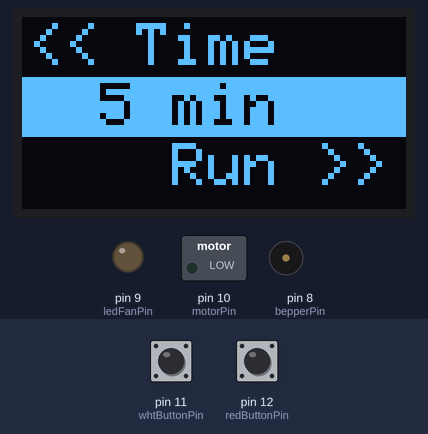
This program was run on a simulated Arduino Uno, built with avr-gcc and run on an emulated ATmega328P. Parts: 128×64 one-colour display, switched loads named in the program (green lamp = pin HIGH), output pins drawn as LEDs (lit = HIGH), buzzer (waves = sounding). The test bench sets the inputs (shaded band); at power-on: pin 12 (redButtonPin) HIGH, pin 11 (whtButtonPin) HIGH. The display library's start-up logo is not drawn.

Above: at 3.2 s.
3.3 s: pin 12 (redButtonPin) pulled LOW for 0.15 s
At 4.2 s:
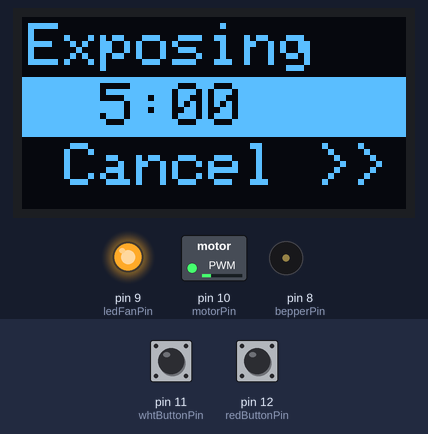
6.4 s: pin 12 (redButtonPin) pulled LOW for 1 s
At 8.7 s:
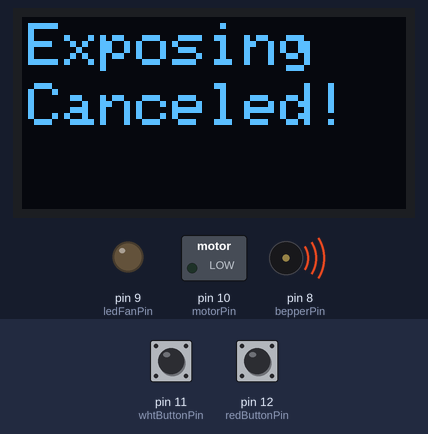
15.5 s: pin 11 (whtButtonPin) pulled LOW for 1 s
At 17.3 s:
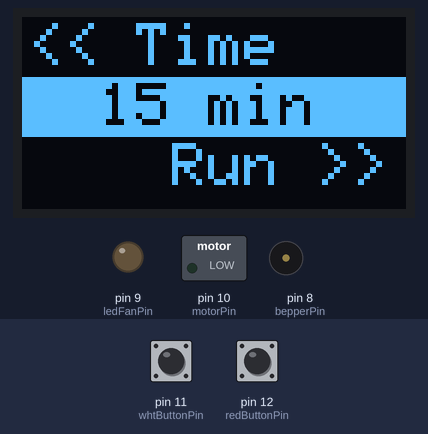
18.1 s: pin 11 (whtButtonPin) pulled LOW for 0.15 s
At 19.2 s:
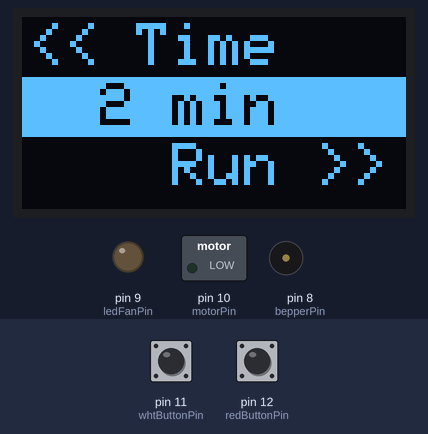
Timing chart, 0 to 20.9 s (numbered marks = the images above; inputs shaded):
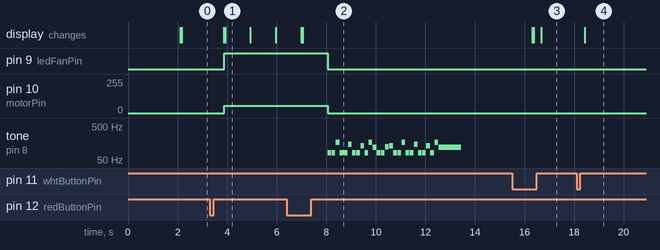

Measured:
- after the input at 3.3 s, pin 9 (ledFanPin): LOW → HIGH after 0.59 s; pin 10 (motorPin): 0/255 → 56/255 after 0.59 s; the display: first changes after 0.56 s (image 1 shows a later state)
- after the input at 6.4 s, pin 9 (ledFanPin): HIGH → LOW after 1.7 s; pin 10 (motorPin): 56/255 → 0/255 after 1.7 s
- after the input at 18.1 s, the display: changes after 0.33 s (image 4)
- what the display in image 1 shows lasts 1.0 s, from 3.9 s to 4.9 s

The program:

main.cpp
```cpp
#include <Arduino.h>
#include <Adafruit_GFX.h>
#include <Adafruit_SSD1306.h>
#include <pitches.h>

#define MODE_WAIT 0
#define MODE_RUN 1

#define SCREEN_WIDTH 128 // OLED display width, in pixels
#define SCREEN_HEIGHT 64 // OLED display height, in pixels
#define SCREEN_TEXT_SIZE 2
#define SCREEN_PADDING 2
#define SCREEN_LINE 20 // OLED text internal size is 8 this should be 8*Text_Size+padding*2
// Declaration for an SSD1306 display connected to I2C (SDA, SCL pins)
#define OLED_RESET     4 // Reset pin # (or -1 if sharing Arduino reset pin)

const int motorSpeed = 56  ;
const int redButtonPin = 12;
const int whtButtonPin = 11;
const int motorPin = 10;
const int ledFanPin = 9;
const int bepperPin = 8;

// notes in the melody:
int melody[] = {
  NOTE_C5, NOTE_D5, NOTE_E5, NOTE_F5, NOTE_G5, NOTE_A5, NOTE_B5, NOTE_C6};
int duration = 500;  // 500 miliseconds

int activeMode = 0;
int timeSelect = 1;
int timeChoices[] = {120, 300, 600, 900};

int timeCounter = 0;
int timeMinutes = 0;
int timeSeconds = 0;
char timeDisplay[10];

Adafruit_SSD1306 display(SCREEN_WIDTH, SCREEN_HEIGHT, &Wire, OLED_RESET);

void setup() {
   Serial.begin(9600);

  // SSD1306_SWITCHCAPVCC = generate display voltage from 3.3V internally
  if(!display.begin(SSD1306_SWITCHCAPVCC, 0x3C)) { // Address 0x3D for 128x64
    Serial.println(F("SSD1306 allocation failed"));
    for(;;); // Don't proceed, loop forever
  }

  //Serial.print("Intializing display...\n");
  // Flip screen....
  //display.setRotation(2);
  // Show initial display buffer contents on the screen --
  // the library initializes this with an Adafruit splash screen.
  display.display();
  delay(2000); // Pause for 2 seconds

  // Clear the buffer
  display.clearDisplay();

  // Show the display buffer on the screen. You MUST call display() after
  // drawing commands to make them visible on screen!
  display.display();

  pinMode(motorPin, OUTPUT);
  pinMode(redButtonPin, INPUT_PULLUP);
  pinMode(whtButtonPin, INPUT_PULLUP);
}

void loop() {
  if (digitalRead(redButtonPin) == LOW  && activeMode == 0) {
    activeMode = 1;
    delay(500);
  }

  switch (activeMode) {
    case MODE_WAIT:
      executeWaitMode();
      break;
    case MODE_RUN:
      executeRunMode();
      break;
    default:
      display.clearDisplay();
      displayLineInfo(0, "ERROR", 1);
      displayLineInfo(1, "Unknown Mode");
      break;
  }
}

void executeWaitMode() {
  if (digitalRead(whtButtonPin) == LOW) {
    timeSelect++;
    delay(250);
  }

  int maxTimeSelect = sizeof(timeChoices)/sizeof(int)-1;
  if (timeSelect > maxTimeSelect) {
    timeSelect = 0;
  }

  int timeMinutes = timeChoices[timeSelect]/60;
  char displayMinutes[4];
  itoa(timeMinutes, displayMinutes, 10);

  displayLineInfo(0, "<< Time", 0);
  strcpy(timeDisplay, "  ");
  strcat(timeDisplay, displayMinutes);
  strcat(timeDisplay, " min");
  displayLineInfo(1, timeDisplay, 1);
  displayLineInfo(2, "    Run >>", 0);
}

void executeRunMode() {
  displayLineInfo(0, "Exposing", 0);

  displayLineInfo(2, " Cancel >>", 0);

  int timeStart = timeChoices[timeSelect];
  bool toggle;
  int timeCounter = timeStart;
  char displayMinutes[4];
  char displaySeconds[4];
  int timeMinutes = 0;
  int timeSeconds = 0;
  float percentage = 0;
  while(activeMode == 1) {
    // Kick off the system
    if (timeCounter == timeStart) {
      //playStartNote();
      analogWrite(motorPin, motorSpeed);
      analogWrite(ledFanPin, 255);
    }

    // Calculate minutes and seconds and convert to char
    timeMinutes = timeCounter/60;
    timeSeconds = timeCounter%60;
    itoa(timeMinutes, displayMinutes, 10);
    itoa(timeSeconds, displaySeconds, 10);

    // Handle updating the display time
    strcpy(timeDisplay, "  ");
    strcat(timeDisplay, displayMinutes);
    strcat(timeDisplay, ":");
    if (timeSeconds < 10) {
      strcat(timeDisplay, "0");
    }
    strcat(timeDisplay, displaySeconds);
    displayLineInfo(1, timeDisplay, 1);

    // Update precentage amount
    percentage = (1.0 - (timeCounter*1.0/timeStart)) * 100.0;
    displayProgress(percentage);

    // Check if we are done, when timer is 0 or less
    if(timeCounter < 1){
      activeMode = 0; // stop sequence
      displayLineInfo(1, "Done!", 1);
      displayClearLine(2);
    }

    // Check if the user canceled
    if (digitalRead(redButtonPin) == LOW) {
      activeMode = 0; // stop sequence
      displayLineInfo(1, "Canceled!");
      displayClearLine(2);
    }

    // Handle time increment
    timeCounter--;
    delay(1000);
  }

  // Once we break the while loop, reset everything
  analogWrite(motorPin, 0);
  analogWrite(ledFanPin, 0);
  playEndNote();
  delay(2500);
  displayProgress(0);
}

void playStartNote() {
  playNote(NOTE_AS4, 166);
  playNote(NOTE_AS4, 166);
  playNote(NOTE_AS4, 166);

  playNote(NOTE_F5, 666);
  playNote(NOTE_C6, 666);

  playNote(NOTE_AS5, 166);
  playNote(NOTE_A5, 166);
  playNote(NOTE_G5, 166);
  playNote(NOTE_F6, 666);
  playNote(NOTE_C6, 333);

  playNote(NOTE_AS5, 166);
  playNote(NOTE_A5, 166);
  playNote(NOTE_G5, 166);
  playNote(NOTE_F6, 666);
  playNote(NOTE_C6, 333);

  playNote(NOTE_AS5, 166);
  playNote(NOTE_A5, 166);
  playNote(NOTE_AS5, 166);
  playNote(NOTE_G5, 666);
}

void playEndNote() {
  playNote(NOTE_E2, 166);
  playNote(NOTE_E2, 166);
  playNote(NOTE_E3, 166);
  playNote(NOTE_E2, 166);
  playNote(NOTE_E2, 166);
  playNote(NOTE_D3, 166);
  playNote(NOTE_E2, 166);
  playNote(NOTE_E2, 166);

  playNote(NOTE_C3, 166);
  playNote(NOTE_E2, 166);
  playNote(NOTE_E3, 166);
  playNote(NOTE_AS2, 166);
  playNote(NOTE_E2, 166);
  playNote(NOTE_E2, 166);
  playNote(NOTE_B2, 166);
  playNote(NOTE_C3, 166);

  playNote(NOTE_E2, 166);
  playNote(NOTE_E2, 166);
  playNote(NOTE_E3, 166);
  playNote(NOTE_E2, 166);
  playNote(NOTE_E2, 166);
  playNote(NOTE_D3, 166);
  playNote(NOTE_E2, 166);
  playNote(NOTE_E2, 166);

  playNote(NOTE_C3, 166);
  playNote(NOTE_E2, 166);
  playNote(NOTE_E3, 166);
  playNote(NOTE_AS2, 999);
}

void playNote(int note, int duration) {
  tone(bepperPin, note, duration*0.9);
  delay(duration);
}

void displayClearLine(int line) {
  display.fillRect(0, line*SCREEN_LINE, 128, SCREEN_LINE, SSD1306_BLACK);
  display.display();
}

void displayLineInfo(int line, char* info) {
  displayLineInfo(line, info, 0);
}

void displayProgress(float percentage) {
  int width = percentage;
  display.fillRect(0, SCREEN_LINE*3, width, 4, SSD1306_WHITE);
  display.fillRect(width, SCREEN_LINE*3, 128-width, 4, SSD1306_BLACK);
}

void displayLineInfo(int line, char* info, int drawMode) {
  // Put something here to make sure we add white spaces to the end
  display.setTextSize(SCREEN_TEXT_SIZE);
  if (drawMode > 0) {
    display.fillRect(0, line*SCREEN_LINE, 128, SCREEN_LINE, SSD1306_WHITE);
    display.setTextColor(SSD1306_BLACK, SSD1306_WHITE);  // Draw 'inverse' text
  }
  else {
    display.fillRect(0, line*SCREEN_LINE, 128, SCREEN_LINE, SSD1306_BLACK);
    display.setTextColor(SSD1306_WHITE); // Draw white text
  }

  display.setCursor(SCREEN_PADDING, (line*SCREEN_LINE)+SCREEN_PADDING); // Set the top-left corner
  display.println(info);
  display.display();
}
```
